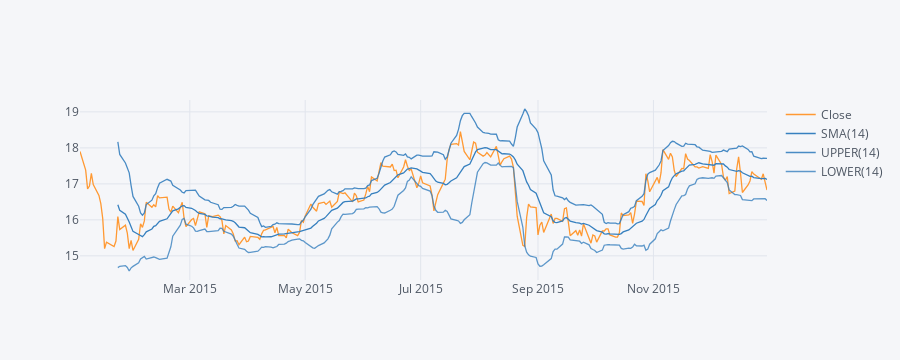

Write notebook code for a chart like this one.
### Markdown cell above
**Use .ta_plot(study='boll') to create a Bollinger Band Plot for Bank of America for the year 2015.**

### Code cell
bank_stocks['BAC']['Close'].loc['2015-01-01':'2016-01-01'].ta_plot(study='boll')

### Figure 1 — Plotly figure (JSON) as saved in the notebook; plotly's stock layout.template omitted (floating-point values rounded to 4 significant figures; data arrays with more than 128 entries replaced by an {"elided": "..."} marker saying what was removed)
{"data": [{"line": {"color": "rgba(255, 153, 51, 1.0)", "dash": "solid", "shape": "linear", "width": 1.3}, "mode": "lines", "name": "Close", "text": "", "type": "scatter", "x": {"elided": "252 str values"}, "y": {"elided": "252 float values"}}, {"line": {"color": "rgba(55, 128, 191, 1.0)", "dash": "solid", "shape": "linear", "width": 1.3}, "mode": "lines", "name": "SMA(14)", "text": "", "type": "scatter", "x": {"elided": "252 str values"}, "y": {"elided": "252 mixed values"}}, {"line": {"color": "rgba(55, 128, 191, 0.8999999999999999)", "dash": "solid", "shape": "linear", "width": 1.3}, "mode": "lines", "name": "UPPER(14)", "text": "", "type": "scatter", "x": {"elided": "252 str values"}, "y": {"elided": "252 mixed values"}}, {"line": {"color": "rgba(55, 128, 191, 0.7999999999999998)", "dash": "solid", "shape": "linear", "width": 1.3}, "mode": "lines", "name": "LOWER(14)", "text": "", "type": "scatter", "x": {"elided": "252 str values"}, "y": {"elided": "252 mixed values"}}], "layout": {"height": 360, "legend": {"bgcolor": "#F5F6F9", "font": {"color": "#4D5663"}}, "paper_bgcolor": "#F5F6F9", "plot_bgcolor": "#F5F6F9", "title": {"font": {"color": "#4D5663"}}, "xaxis": {"autorange": true, "gridcolor": "#E1E5ED", "range": ["2015-01-02", "2015-12-31"], "showgrid": true, "tickfont": {"color": "#4D5663"}, "title": {"font": {"color": "#4D5663"}, "text": ""}, "type": "date", "zerolinecolor": "#E1E5ED"}, "yaxis": {"autorange": true, "gridcolor": "#E1E5ED", "range": [14.33, 19.33], "showgrid": true, "tickfont": {"color": "#4D5663"}, "title": {"font": {"color": "#4D5663"}, "text": ""}, "type": "linear", "zerolinecolor": "#E1E5ED"}}}
